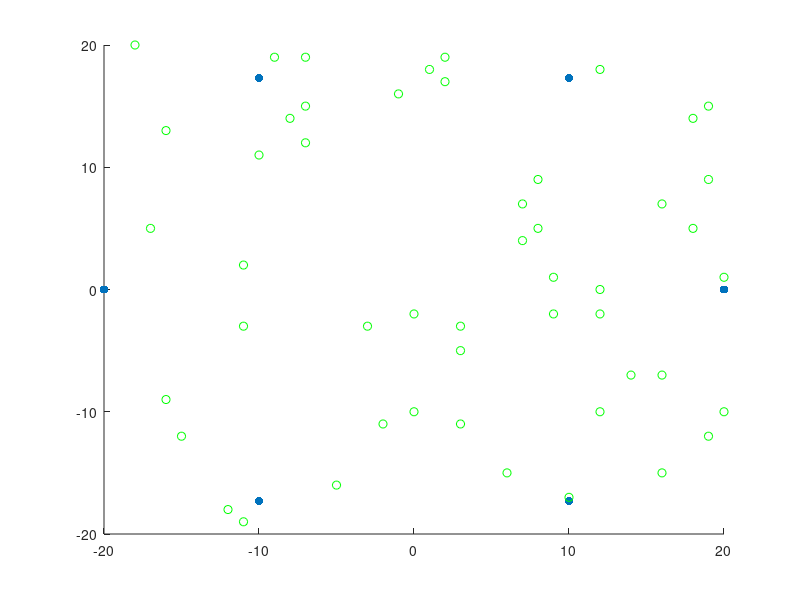
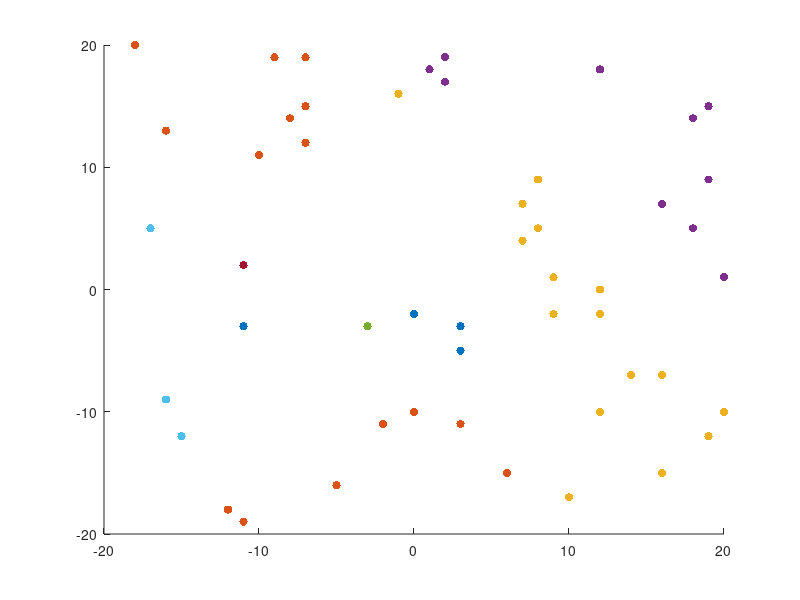

Write MATLAB code to recreate these figures, in order.
% create clustered data 
% give RN and BN locations
% generate data as given in the paper
% data generation and clustering with both LOS
% and NLOS 
clear all
close all

N = 6;
M = 50;
rad = 20;
theta = randi(40,M,2); % from gxg grid sample n points 
theta_org = theta - repmat([20 20],M,1);
save('theta_org','theta_org');

%% initializations
rad = 20; % radius of the circle centered at (0,0)
N = 6; % No. of RNs
d_0 = 1; % reference distance in m
L_0 = 40; % received power at d_0
gamma = 3; % path loss exponent
sigma = 1; % noise variance
%theta = [0 2]; %[-5 -15];
M = 50; %number of BNs
no_clus = 10; % No. of clusters 

%% initializations
rad = 20; % radius of the circle centered at (0,0)
N = 6; % No. of RNs
d_0 = 1; % reference distance in m
L_0 = 40; % received power at d_0
gamma = 3; % path loss exponent
sigma = 1; % noise variance
%theta = [0 2]; %[-5 -15];
M = 50; %number of BNs
no_clus = 10; % No. of clusters 
%% get RN locations
for i = 1:N
   a(i) = rad*cos(2*pi*(i-1)/N);
   b(i) = rad*sin(2*pi*(i-1)/N);
end

phi = [a;b]';
save('phi','phi');

%% NLOS parameters
nlos_gamma = 4;
nlos_sigma = 4;

%% obtain RSS at BN from NLOS BS
for j = 1:M % for all the points
    % i.i.d gaussian noise 
    m = mvnrnd(0,nlos_sigma,1);
    for i = 1 % from all the NLOS BS
        L_A(j,i) = L_0 + 10*nlos_gamma*log10(norm(theta(j,:)-phi(i,:),2)/d_0) + m(i);
    end
end

%% obtain RSS at BN from LOS BS
% path loss model 
for j = 1:M % for all the points
    % i.i.d gaussian noise 
    m = mvnrnd(0,sigma,N-1);
    for i = 2:N % from all the LOS BSs
        L_A(j,i) = L_0 + 10*gamma*log10(norm(theta(j,:)-phi(i,:),2)/d_0) + m(i-1);
    end
end
save('L_A','L_A');

%% k means clustering
no_of_clusters = 10;
idx = kmeans(L_A,no_of_clusters);

%% sort
theta_1 = [idx theta_org];
theta_1_sort = sortrows(theta_1,1);
save('theta_1','theta_1');
save('theta_1_sort','theta_1_sort');

%% make plots : original data
figure(1)
scatter(phi(:,1),phi(:,2),'filled');
hold on 
scatter(theta_org(:,1),theta_org(:,2),'g');
figure('Name','Original data')

%% clustered data
figure(2)
% get the index counts
for k = 1:no_of_clusters
    idx_count(k) = sum(theta_1_sort(:,1)==k);
end

save('idx_count','idx_count');
idx_count = [idx_count 0];

a = 1;
b = idx_count(1);
for i = 1:no_of_clusters
    theta_2 = [];
    theta_2 = theta_1_sort(a:b,2:3);
    a = b+1;
    b = b + idx_count(i+1);
    scatter(theta_2(:,1),theta_2(:,2),'filled');
    hold on
end









